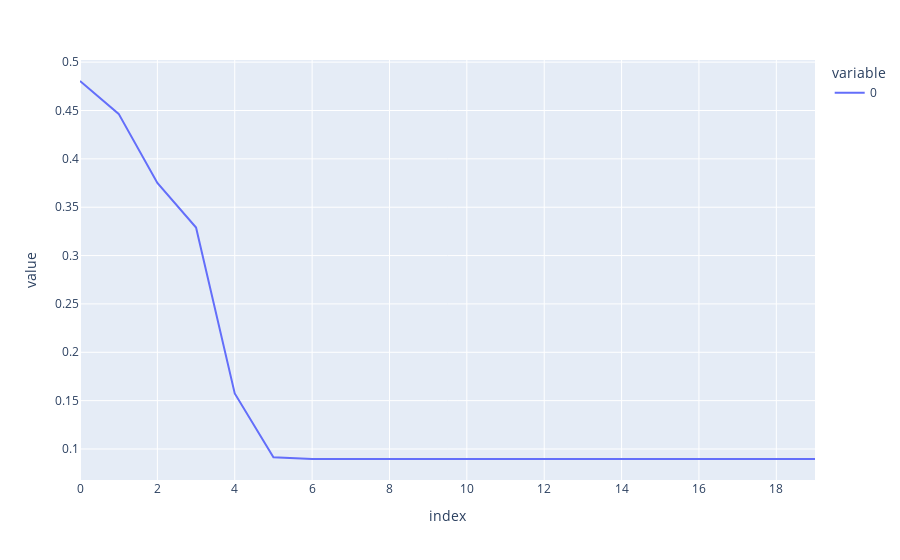

Write notebook code for a chart like this one.
### Code cell
# line plot of growing the bests
px.line(avg_of_legends)

### Figure 1 — Plotly figure (JSON) as saved in the notebook; plotly's stock layout.template omitted (floating-point values rounded to 4 significant figures)
{"data": [{"hovertemplate": "variable=0<br>index=%{x}<br>value=%{y}<extra></extra>", "legendgroup": "0", "line": {"color": "#636efa", "dash": "solid"}, "marker": {"symbol": "circle"}, "mode": "lines", "name": "0", "orientation": "v", "showlegend": true, "type": "scatter", "x": [0, 1, 2, 3, 4, 5, 6, 7, 8, 9, 10, 11, 12, 13, 14, 15, 16, 17, 18, 19], "xaxis": "x", "y": [0.4805, 0.4465, 0.375, 0.3291, 0.1574, 0.09152, 0.08968, 0.08968, 0.08968, 0.08968, 0.08968, 0.08968, 0.08968, 0.08968, 0.08968, 0.08968, 0.08968, 0.08968, 0.08968, 0.08968], "yaxis": "y"}], "layout": {"legend": {"title": {"text": "variable"}, "tracegroupgap": 0}, "margin": {"t": 60}, "xaxis": {"anchor": "y", "domain": [0, 1], "title": {"text": "index"}}, "yaxis": {"anchor": "x", "domain": [0, 1], "title": {"text": "value"}}}}
